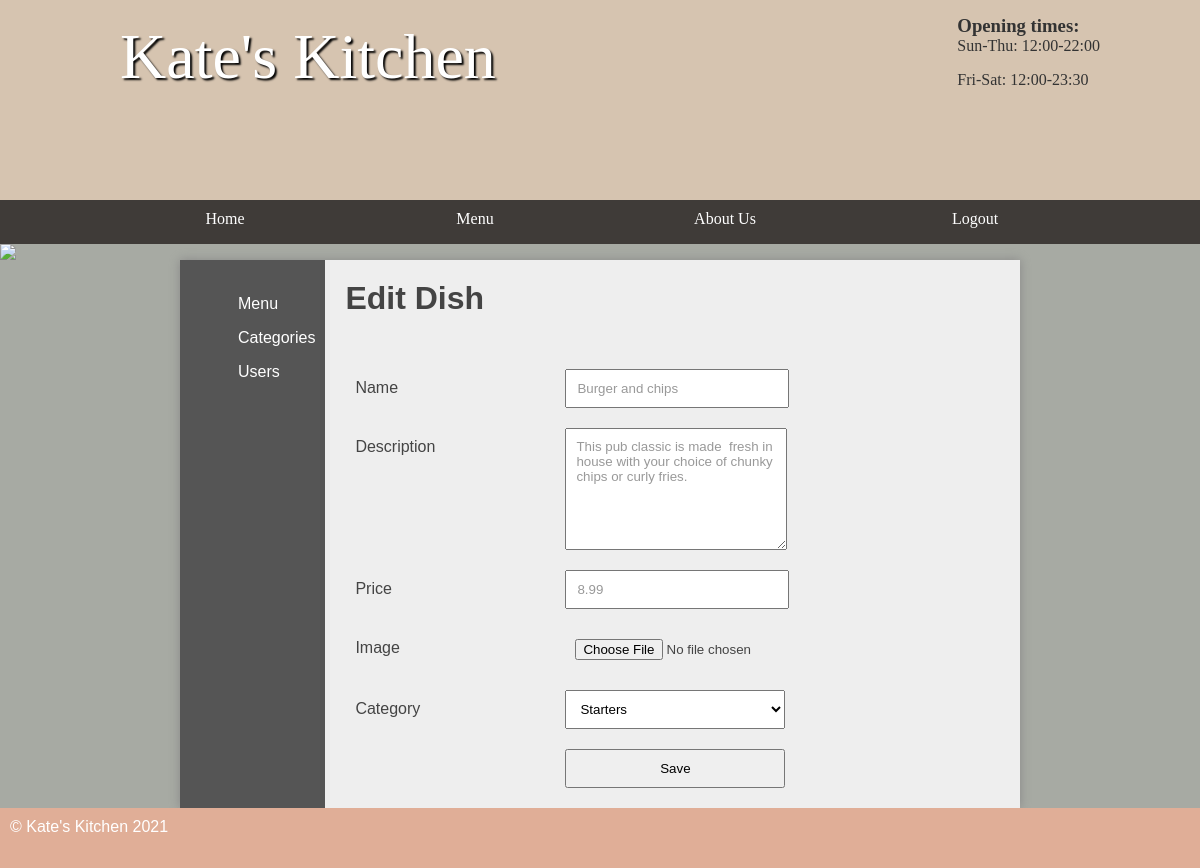
Page /default/public/admin/editMenu.php?menu_id=1 (signed in) on the committed database.
### tables this page shows
CREATE TABLE `menu` (
  `id` int(11) NOT NULL AUTO_INCREMENT,
  `categoryId` int(11) DEFAULT NULL,
  `name` varchar(45) DEFAULT NULL,
  `price` decimal(5,2) DEFAULT NULL,
  `description` varchar(2000) DEFAULT NULL,
  `hidden` tinyint(4) DEFAULT NULL,
  `image_dir` varchar(255) DEFAULT NULL,
  PRIMARY KEY (`id`)
);

### default/public/admin/DatabaseTable.php (called while the page is built, shortened)
<?php
class DatabaseTable
{
    private $table;
    private $pdo;
    public function __construct($pdo, $table)
    {
        $this->pdo = $pdo;
        $this->table = $table;
    }
    public function select($field, $value)
    {
        $stmt = $this->pdo->prepare('SELECT * FROM ' . $this->table . ' WHERE ' . $field . ' = (:value)');
        $criteria = [
            'value' => $value
        ];
        $stmt->execute($criteria);
        return $stmt->fetchall();
    }
}

### default/public/admin/editMenu.php (the view, shortened to what this page needs)
<?php
include  '../app/header.php';
include '../app/sidebar-admin.php';
require_once('DatabaseTable.php');
?>
<section class="right">
	<?php
	if (isset($_SESSION['user'])) {
		$menuTable = new DatabaseTable($pdo, 'menu');
		if (isset($_POST['submit'])) {
			$valid = true;
			if ($_POST['name'] == '') {
				$valid = false;
			}
			if ($_POST['description'] == '') {
				$valid = false;
			}
			if ($_POST['price'] == '') {
				$valid = false;
			}
			if ($_FILES['image']['size'] == 0) {
				$valid = false;
			}
			if ($valid) {
				$fileDestination = $menuTable->imageCheck('image');
				$editedMenu = [
					'name' => $_POST['name'],
					'description' => $_POST['description'],
					'price' => $_POST['price'],
					'categoryId' => $_POST['categoryId'],
					'id' => $_POST['id'],
					'image_dir' => $fileDestination
				];
				$menuTable->update($editedMenu, 'id');
				echo 'Dish saved';
			} else {
				echo 'Please fill in all the fields correctly';
			}
		} else {
	?>
			<h2>Edit Dish</h2>
			<?php
			foreach ($menuTable->select('id', $_GET["menu_id"]) as $record) {
			?>
				<form action="editMenu.php" method="POST" enctype="multipart/form-data">
					<label>Name</label>
					<input type="text" name="name" value="<?php echo $record['name']; ?>" />
					<label>Description</label>
					<textarea name="description"><?php echo $record['description']; ?></textarea>
					<label>Price</label>
					<input type="text" name="price" value="<?php echo $record['price']; ?>" />
					<label>Image</label>
					<input type="file" name="image" />
					<label>Category</label>
					<select name="categoryId" value=''>
						<?php
						$stmt = $pdo->prepare('SELECT * FROM category');
						$stmt->execute();
						foreach ($stmt as $category) {
							if ($record['categoryId'] == $category['id']) {
								echo '<option selected="selected" value="' . $category['id'] . '">' . $category['name'] . '</option>';
							} else {
								echo '<option value="' . $category['id'] . '">' . $category['name'] . '</option>';
							}
						}
						?>
					</select>
					<input type="submit" name="submit" value="Save" />
				</form>
	<?php
			}
		}
	} else {
		echo header('location: ../login.php');
	} ?>
</section>
</main>
<?php
include '../app/footer.php';

### default/public/styles/styles.css (style rules this page uses)
* { margin: 0; padding: 0; }
html { font-family: 'Oxygen-Regular', verdana, sans-serif; }
body { background-color: #A7AAA3; }
main h2 { font-size:2em; }
p, li, h2 { margin-bottom: 1em; }
form select, form label, form input, form textarea { float: left; width: 200px; padding: 10px; margin-top: 20px; }
form label { clear: left; }
textarea { height: 100px; }
form input[type="text"], form input[type="password"], textarea { color: #999; font-family: verdana, sans-serif }
input[type="submit"] { clear: both; margin-left: 220px; width: 220px; }
form select { width: 220px; }
.stock .products, .sidebar .right { display: table-cell; padding: 20px; }
.right { padding: 20px; }

### rows in the picture
menu: name "Burger and chips", description "This pub classic is made fresh in house with your choice of chunky chips or curly fries.", price "8.99"

### other values in the picture
form field categoryId "Starters"
